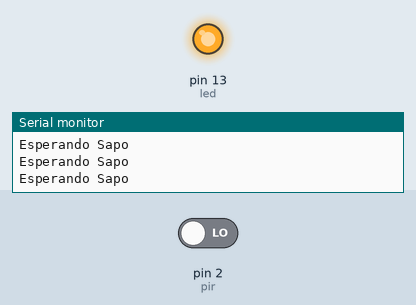
This sketch was run on a simulated Arduino Uno, built with avr-gcc and run on an emulated ATmega328P. Shown: output pins drawn as LEDs (lit = HIGH), the last lines printed to the serial monitor. The inputs (shaded band) are chosen by the test bench; at power-on: pin 2 (pir) LOW.

Above: at 1.2 s.
1.3 s: pin 2 (pir) driven HIGH
At 2.5 s:
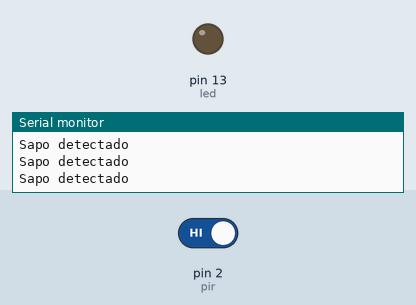
2.8 s: pin 2 (pir) driven LOW
At 3.5 s:
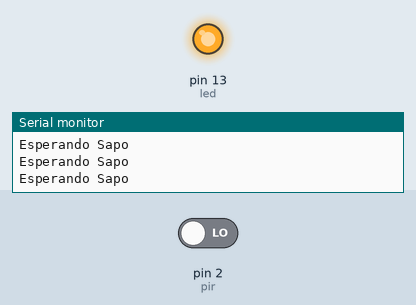
Timing chart, 0 to 5.8 s (numbered marks = the images above; inputs shaded):
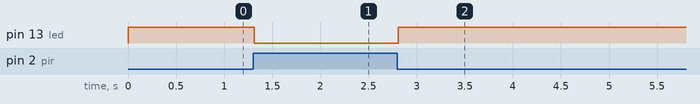

Measured:
- after the input at 1.3 s, pin 13 (led): HIGH → LOW at once
- after the input at 2.8 s, pin 13 (led): LOW → HIGH at once

The sketch:

pir.ino
```cpp
int pir = 2;
int led = 13;

void setup() {
  // put your setup code here, to run once:
  pinMode(pir, INPUT);
  pinMode(led, OUTPUT);
  Serial.begin(9600);
}

void loop() {
  // put your main code here, to run repeatedly:
  int pirVal = digitalRead(pir);
  if(pirVal == HIGH){
    digitalWrite(led, LOW);
    Serial.println("Sapo detectado");
  }
  else{
    digitalWrite(led, HIGH);
    Serial.println("Esperando Sapo");
  }
}
```
